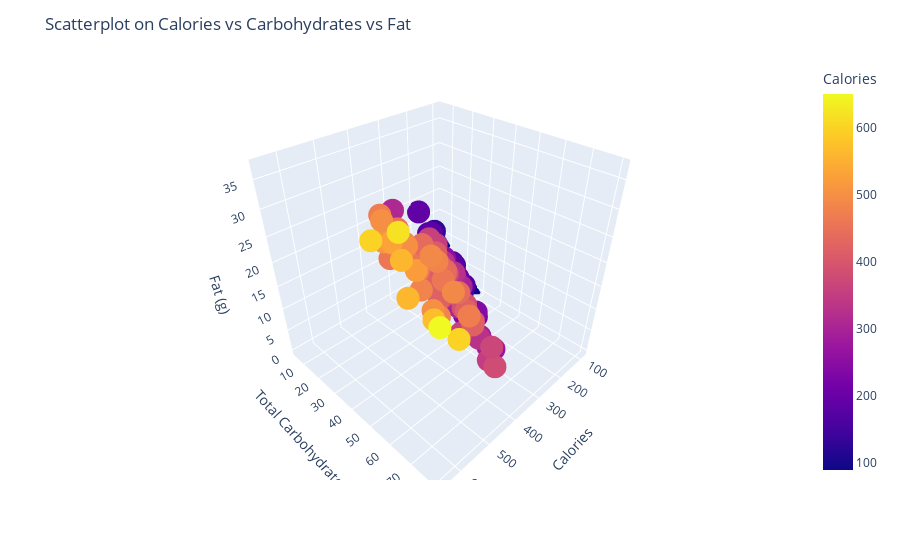

The notebook cell this image was saved under:
### Code cell
# Interactive 3D Scatterplot
import plotly.express as px

fig1 = px.scatter_3d(df, x=' Calories', y=' Carb. (g)', z=' Fat (g)', color=' Calories')
fig1.update_layout(title='Scatterplot on Calories vs Carbohydrates vs Fat', scene = dict(
                    xaxis_title='Calories',
                    yaxis_title='Total Carbohydrates (g)',
                    zaxis_title='Fat (g)'))
fig1.show()

### Figure 1 — Plotly figure (JSON) as saved in the notebook; plotly's stock layout.template omitted (floating-point values rounded to 4 significant figures)
{"data": [{"hovertemplate": " Calories=%{marker.color}<br> Carb. (g)=%{y}<br> Fat (g)=%{z}<extra></extra>", "legendgroup": "", "marker": {"color": [300, 380, 410, 460, 420, 380, 420, 240, 350, 320, 170, 310, 440, 330, 390, 490, 390, 270, 390, 360, 420, 430, 410, 490, 440, 100, 290, 90, 200, 240, 250, 470, 310, 350, 290, 330, 480, 360, 330, 120, 280, 410, 420, 360, 370, 330, 330, 330, 180, 200, 300, 360, 390, 270, 600, 300, 360, 130, 430, 470, 170, 620, 300, 360, 440, 600, 530, 350, 500, 560, 570, 420, 450, 460, 460, 520, 360, 170, 160, 180, 180, 370, 280, 160, 490, 320, 220, 230, 500, 410, 450, 310, 170, 500, 290, 500, 420, 510, 470, 480, 480, 480, 650, 420, 460, 560, 240, 240, 180, 190, 340, 90, 90], "coloraxis": "coloraxis", "symbol": "circle"}, "mode": "markers", "name": "", "scene": "scene", "showlegend": false, "type": "scatter3d", "x": [300, 380, 410, 460, 420, 380, 420, 240, 350, 320, 170, 310, 440, 330, 390, 490, 390, 270, 390, 360, 420, 430, 410, 490, 440, 100, 290, 90, 200, 240, 250, 470, 310, 350, 290, 330, 480, 360, 330, 120, 280, 410, 420, 360, 370, 330, 330, 330, 180, 200, 300, 360, 390, 270, 600, 300, 360, 130, 430, 470, 170, 620, 300, 360, 440, 600, 530, 350, 500, 560, 570, 420, 450, 460, 460, 520, 360, 170, 160, 180, 180, 370, 280, 160, 490, 320, 220, 230, 500, 410, 450, 310, 170, 500, 290, 500, 420, 510, 470, 480, 480, 480, 650, 420, 460, 560, 240, 240, 180, 190, 340, 90, 90], "y": [50, 70, 45, 56, 52, 53, 61, 28, 38, 36, 30, 42, 60, 38, 43, 64, 56, 58, 57, 36, 64, 53, 46, 55, 54, 14, 53, 14, 30, 45, 29, 68, 47, 64, 40, 39, 56, 36, 39, 18, 56, 63, 61, 45, 67, 44, 44, 57, 23, 28, 44, 45, 45, 27, 80, 34, 33, 7, 34, 29, 9, 62, 43, 52, 44, 47, 44, 31, 46, 53, 67, 49, 34, 45, 40, 53, 42, 23, 23, 23, 24, 32, 18, 28, 40, 28, 43, 28, 41, 43, 42, 9, 13, 35, 33, 57, 42, 37, 35, 42, 57, 49, 80, 47, 31, 55, 39, 42, 12, 6, 38, 5, 24], "z": [5, 6, 22, 23, 22, 16, 17, 12, 22, 16, 5, 15, 21, 18, 22, 24, 15, 1, 16, 23, 15, 23, 24, 28, 23, 3.5, 3.5, 3, 8, 5, 14, 20, 10, 4, 12, 18, 27, 21, 18, 4.5, 1.5, 15, 17, 18, 9, 17, 17, 6, 9, 8, 13, 18, 21, 14, 25, 14, 18, 12, 23, 29, 13, 37, 8, 7, 26, 32, 29, 18, 28, 29, 23, 16, 27, 22, 24, 26, 12, 9, 8, 9, 9, 19, 13, 2.5, 27, 17, 2.5, 6, 28, 18, 23, 22, 7, 30, 10, 19, 17, 27, 25, 27, 17, 20, 29, 18, 21, 23, 2.5, 2.5, 14, 18, 13, 8, 0]}], "layout": {"coloraxis": {"colorbar": {"title": {"text": " Calories"}}, "colorscale": [[0, "#0d0887"], [0.1111, "#46039f"], [0.2222, "#7201a8"], [0.3333, "#9c179e"], [0.4444, "#bd3786"], [0.5556, "#d8576b"], [0.6667, "#ed7953"], [0.7778, "#fb9f3a"], [0.8889, "#fdca26"], [1, "#f0f921"]]}, "legend": {"tracegroupgap": 0}, "margin": {"t": 60}, "scene": {"domain": {"x": [0, 1], "y": [0, 1]}, "xaxis": {"title": {"text": "Calories"}}, "yaxis": {"title": {"text": "Total Carbohydrates (g)"}}, "zaxis": {"title": {"text": "Fat (g)"}}}, "title": {"text": "Scatterplot on Calories vs Carbohydrates vs Fat"}}}
